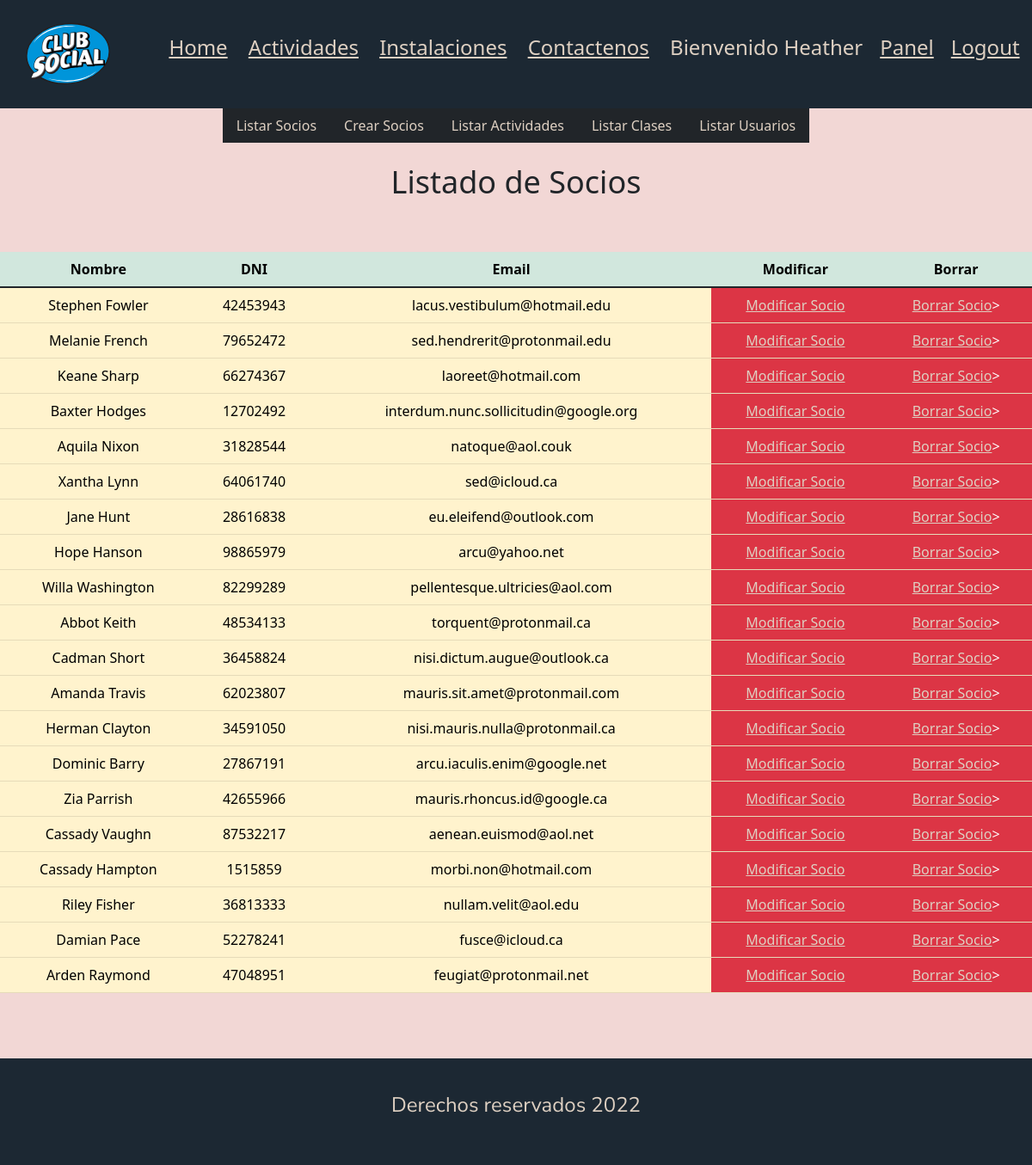
The page /view/listarSocios.php (signed in) on the database its author committed.
### tables this page shows
CREATE TABLE `socios` (
  `socioID`  mediumint(8) PRIMARY KEY AUTO_INCREMENT,
  `name` varchar(255) NOT NULL,
  `dni` INT(8) NOT NULL,
  `email` varchar(255) NOT NULL
 
 
) AUTO_INCREMENT=1;

### dao/SocioDAO.php (called while the page is built, shortened)
<?php
class SocioDAO
{
    public function listarSocios() {
        require_once("../dataBase/ConexionDB.php");
        require_once("../model/Socio.php");
        $conexionDB = new ConexionDB("localhost","root", "", "clubsocial");
        $conexionDB->conectar();
        $sql="SELECT * FROM socios";
        $result = $conexionDB->ejecutar($sql);
        while ($soc = $result->fetch_assoc()) {
            $socObj = new Socio($soc["socioID"], $soc["name"], $soc["dni"],$soc["email"]);
            $listaSoc[] = $socObj;
        }
        return $listaSoc;
    }
}

### dataBase/ConexionDB.php (called while the page is built, shortened)
<?php
class ConexionDB {
    private $host;
    private $user;
    private $password;
    private $databaseName;
    private $conexion;
    function __construct($host,$user,$password,$databaseName) {
        $this->host=$host;
        $this->user=$user;
        $this->password=$password;
        $this->databaseName=$databaseName;
    }
    public function conectar() {
        $this->conexion = new mysqli($this->host,$this->user,$this->password,$this->databaseName);
    }
    public function ejecutar($sql) {
        return $this->conexion->query($sql);
    }
}
?>

### model/Socio.php (called while the page is built, shortened)
<?php
class Socio {
    private $socioID;
    private $name;
    private $dni;
    private $email;
    public function __construct($socioID, $name, $dni, $email)
    {
        $this->socioID = $socioID;
        $this->name = $name;
        $this->dni = $dni;
        $this->email = $email;
    }
    public function getSocioID()
    {
        return $this->socioID;
    }
    public function getName()
    {
        return $this->name;
    }
    public function getDni()
    {
        return $this->dni;
    }
    public function getEmail()
    {
        return $this->email;
    }
}

### view/listarSocios.php (the view, shortened to what this page needs)
<?php
require "./partials/head.php"
?>
<?php
include("./partials/header.php")
?>
<main>
    <?php
    require "./partials/panel.php"
    ?>
<h1>Listado de Socios</h1>
    <table class="table">
        <thead>
        <tr table class="table-success">
            <th>Nombre</th>
            <th>DNI</th>
            <th>Email</th>
            <th>Modificar</th>
            <th>Borrar</th>
        </tr>
        </thead>
        <tbody class="table-group-divider">
        <?php
        require_once ("../dao/SocioDAO.php");
        $dao = new SocioDAO();
        $listaSocios = $dao->listarSocios();
        foreach ($listaSocios as $socio) {
        ?>
        <tr class="table-warning">
            <td><?php echo $socio->getName();?></td>
            <td><?php echo $socio->getDni();?></td>
            <td><?php echo $socio->getEmail();?></td>
            <td class="text-bg-danger"><a href="modificaSocio.php?id=<?php echo $socio->getSocioID();?>">Modificar Socio</a></td>
            <td class="text-bg-danger"><a href="../controller/borrarSocio.php?id=<?php echo $socio->getSocioID();?>">Borrar Socio</a>></td>
        </tr>
            <?php
            }
        ?>
        </tbody>
    </table>
</main>
<?php
require("./partials/footer.php")
?>

### view/partials/head.php (shortened to what this page needs)
<!DOCTYPE html>
<html lang="es">
<head>
    <link href="https://cdn.jsdelivr.net/npm/bootstrap@5.2.0-beta1/dist/css/bootstrap.min.css" rel="stylesheet">
    <link rel="stylesheet" href="css/style.css">

### view/partials/header.php (shortened to what this page needs)
</head>
<body>
<header>
    <img class="logo" src="img/icono.svg"  alt="error">
    <nav>
        <ul class="nav_links">
            <li><a href="./index.php">Home</a></li>
            <li><a href="./actividades.php">Actividades</a></li>
            <li><a href="./instalaciones.php">Instalaciones</a></li>
            <li><a href="./contacto.php">Contactenos</a></li>
            <?php if (empty($_SESSION)) {
            echo '<li><a href="./login.php">Login</a></li>';
            } else  {
                $nombre = $_SESSION['nombre'];
                echo "<li><span>Bienvenido $nombre</span></li>";
                echo "<li><a href='./panel.php'>Panel</a></li>";
                echo '<li><a href="../controller/logout.php">Logout</a></li>';
            }
            ?>
        </ul>
    </nav>
</header>

### view/partials/panel.php
<ul class="nav justify-content-center bg-dark" id="nav" >
    <li class="nav-item">
        <a class="nav-link active" aria-current="page" href="./listarSocios.php">Listar Socios</a>
    </li>
    <li class="nav-item">
        <a class="nav-link" href="./crearSocio.php">Crear Socios</a>
    </li>
    <li class="nav-item">
        <a class="nav-link" href="./listarActividades.php">Listar Actividades</a>
    </li>
    <li class="nav-item">
        <a class="nav-link" href="./listarClases.php">Listar Clases</a>
    </li>
    <li class="nav-item">
        <a class="nav-link" href="./listarUsuarios.php">Listar Usuarios</a>
    </li>
</ul>

### view/partials/footer.php (shortened to what this page needs)
<footer>
    <br>
    <p>Derechos reservados 2022</p>
    <br>
</footer>
</body>
</html>

### view/css/style.css (style rules this page uses)
* { margin: 0; padding: 0; }
body { max-width: 100%; }
main { text-align: center; background-color: rgb(242, 215, 213); padding-bottom: 5vw; }
footer { background-color: rgb(28, 40, 51); text-align: center; font-size: x-large; }
footer p { color: #ded0c2; }
header { background-color: rgb(28, 40, 51); color: #ded0c2; display: flex; justify-content: center; align-items: center; }
#nav { background-color: rgb(28, 40, 51); }
.logo { max-width: 150px; object-fit: contain; padding: 25px; }
.nav_links { list-style: none; }
.nav_links li { display: inline-block; padding: 0px 10px; font-size: x-large; }
h1 { margin-top: 2vw; margin-bottom: 5vw; }
p { color: black; font-size: medium; font-family: 'Nunito Sans', sans-serif; line-height: 6vw; }
a:link { color: #ded0c2; }
@media only screen and (min-width: 600px) { main { display: flex; flex-wrap: wrap; justify-content: center; text-align: center; } }
@media only screen and (min-width: 600px) { h1 { font-size: 5vw; width: 100%; } }
@media only screen and (min-width: 600px) { p { line-height: 3vw; font-size: 2vw; } }
@media only screen and (min-width: 1200px) { main { display: flex; flex-wrap: wrap; justify-content: center; text-align: center; } }
@media only screen and (min-width: 1200px) { h1 { font-size: 3vw; width: 100%; } }
@media only screen and (min-width: 1200px) { p { line-height: 3vw; font-size: 2vw; } }

### rows shown on the page
socios: name "Stephen Fowler", dni "42453943", email "lacus.vestibulum@hotmail.edu"
socios: name "Melanie French", dni "79652472", email "sed.hendrerit@protonmail.edu"
socios: name "Keane Sharp", dni "66274367", email "laoreet@hotmail.com"
socios: name "Baxter Hodges", dni "12702492", email "interdum.nunc.sollicitudin@google.org"
socios: name "Aquila Nixon", dni "31828544", email "natoque@aol.couk"
socios: name "Xantha Lynn", dni "64061740", email "sed@icloud.ca"
socios: name "Jane Hunt", dni "28616838", email "eu.eleifend@outlook.com"
socios: name "Hope Hanson", dni "98865979", email "arcu@yahoo.net"
socios: name "Willa Washington", dni "82299289", email "pellentesque.ultricies@aol.com"
socios: name "Abbot Keith", dni "48534133", email "torquent@protonmail.ca"
socios: name "Cadman Short", dni "36458824", email "nisi.dictum.augue@outlook.ca"
socios: name "Amanda Travis", dni "62023807", email "mauris.sit.amet@protonmail.com"
socios: name "Herman Clayton", dni "34591050", email "nisi.mauris.nulla@protonmail.ca"
socios: name "Dominic Barry", dni "27867191", email "arcu.iaculis.enim@google.net"
socios: name "Zia Parrish", dni "42655966", email "mauris.rhoncus.id@google.ca"
socios: name "Cassady Vaughn", dni "87532217", email "aenean.euismod@aol.net"
socios: name "Cassady Hampton", dni "1515859", email "morbi.non@hotmail.com"
socios: name "Riley Fisher", dni "36813333", email "nullam.velit@aol.edu"
socios: name "Damian Pace", dni "52278241", email "fusce@icloud.ca"
socios: name "Arden Raymond", dni "47048951", email "feugiat@protonmail.net"

### other values the page prints
$nombre "Heather"
